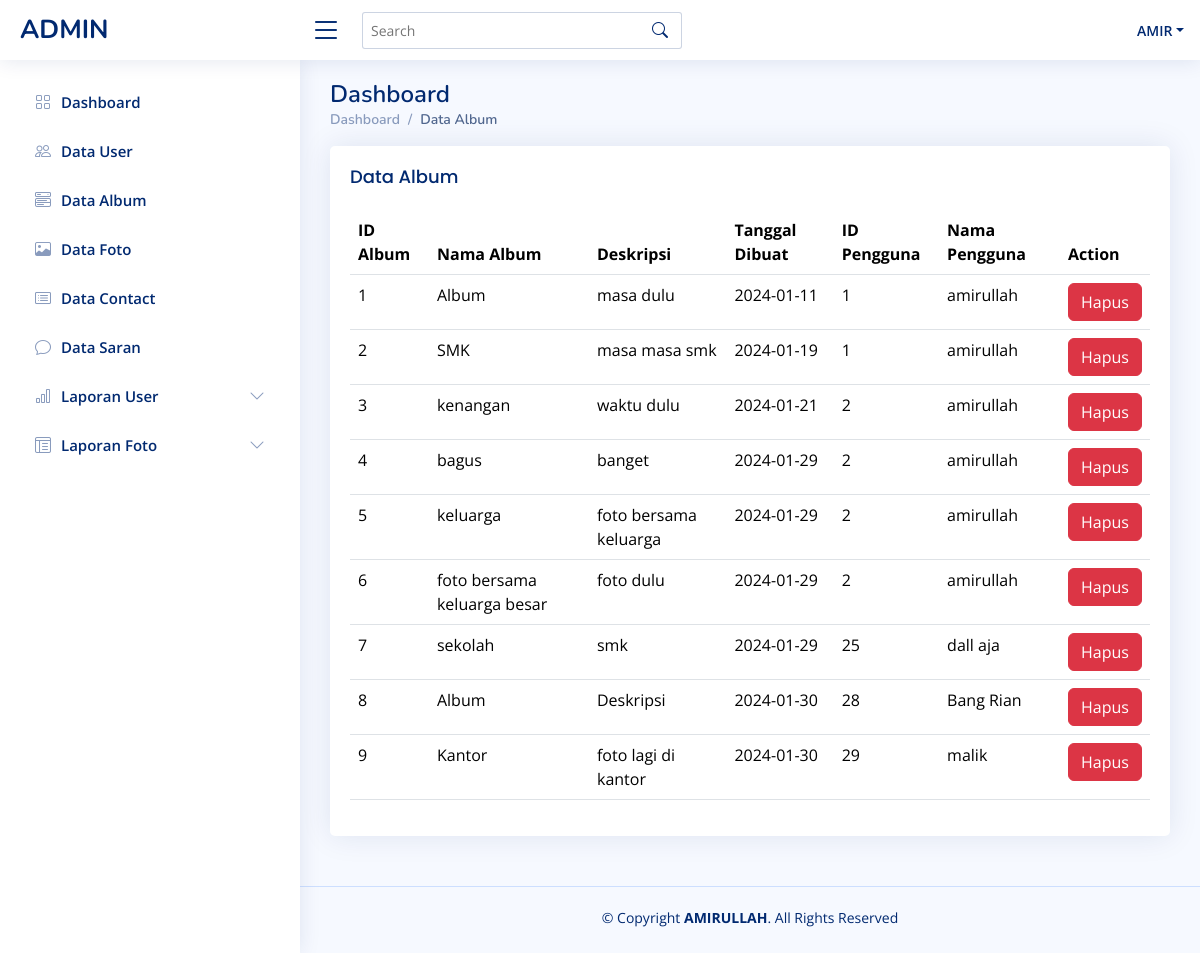
The page /admin/data_album.php (signed in) on the database its author committed.
### tables this page shows
CREATE TABLE `album` (
  `albumid` int(11) NOT NULL,
  `namaalbum` varchar(255) NOT NULL,
  `deskripsi` text NOT NULL,
  `tanggaldibuat` date NOT NULL,
  `userid` int(11) NOT NULL
);

CREATE TABLE `user` (
  `userid` int(11) NOT NULL,
  `username` varchar(255) NOT NULL,
  `password` varchar(255) NOT NULL,
  `email` varchar(255) NOT NULL,
  `namalengkap` varchar(225) NOT NULL,
  `alamat` text NOT NULL,
  `tanggal_tambah` date NOT NULL
);

### admin/data_album.php (the view, shortened to what this page needs)
<?php
include 'koneksi.php';
$sqlAlbum = "SELECT album.*, user.userid, user.namalengkap FROM album JOIN user ON album.userid = user.userid";
$resultAlbum = $conn->query($sqlAlbum);
$albums = [];
while ($rowAlbum = $resultAlbum->fetch_assoc()) {
    $albums[] = $rowAlbum;
}
?>
<?php include 'navbar.php'; ?>
<main id="main" class="main">
    <div class="pagetitle">
          <h1>Dashboard</h1>
          <nav>
            <ol class="breadcrumb">
              <li class="breadcrumb-item"><a href="index.html">Dashboard</a></li>
              <li class="breadcrumb-item active">Data Album</li>
            </ol>
          </nav>
        </div>
    <section class="section">
        <div class="row">
            <div class="col-lg-12">
                <div class="card">
                    <div class="card-body">
                        <h5 class="card-title">Data Album</h5>
                        <div class="table-responsive">
                            <table class="table datatable table-responsive">
                                <thead>
                                    <tr>
                                        <th>ID Album</th>
                                        <th>Nama Album</th>
                                        <th>Deskripsi</th>
                                        <th>Tanggal Dibuat</th>
                                        <th>ID Pengguna</th>
                                        <th>Nama Pengguna</th>
                                        <th>Action</th>
                                    </tr>
                                </thead>
                                <tbody>
                                    <?php
                                    $i = 1;
                                    foreach ($albums as $album) {
                                        echo "<tr>";
                                        echo "<td>" . $i . "</td>";
                                        echo "<td>" . $album['namaalbum'] . "</td>";
                                        echo "<td>" . $album['deskripsi'] . "</td>";
                                        echo "<td>" . $album['tanggaldibuat'] . "</td>";
                                        echo "<td>" . $album['userid'] . "</td>";
                                        echo "<td>" . $album['namalengkap'] . "</td>";
                                        echo "<td>
                                        <a class='btn btn-danger' href='hapus_album.php?albumid=" . $album['albumid'] . "'>Hapus</a>
                                    </td>";
                                        echo "</tr>";
                                        $i++;
                                    }
                                    ?>
                                </tbody>
                            </table>
                        </div>
                    </div>
                </div>
            </div>
        </div>
    </section>
</main>
<footer id="footer" class="footer">
    <div class="copyright">
      &copy; Copyright <strong><span>AMIRULLAH</span></strong>. All Rights Reserved
    </div>
    <div class="credits">
    </div>
  </footer>

### admin/assets/css/style.css (style rules this page uses)
:root { scroll-behavior: smooth; }
body { font-family: "Open Sans", sans-serif; background: #f6f9ff; color: #444444; }
a { color: #4154f1; text-decoration: none; }
h1, h2, h3, h4, h5, h6 { font-family: "Nunito", sans-serif; }
#main { margin-top: 60px; padding: 20px 30px; transition: all 0.3s; }
.pagetitle { margin-bottom: 10px; }
.pagetitle h1 { font-size: 24px; margin-bottom: 0; font-weight: 600; color: #012970; }
.card { margin-bottom: 30px; border: none; border-radius: 5px; box-shadow: 0px 0 30px rgba(1, 41, 112, 0.1); }
.card-title { padding: 20px 0 15px 0; font-size: 18px; font-weight: 500; color: #012970; font-family: "Poppins", sans-serif; }
.card-body { padding: 0 20px 20px 20px; }
.breadcrumb { font-size: 14px; font-family: "Nunito", sans-serif; color: #899bbd; font-weight: 600; }
.breadcrumb a { color: #899bbd; transition: 0.3s; }
.breadcrumb .breadcrumb-item::before { color: #899bbd; }
.breadcrumb .active { color: #51678f; font-weight: 600; }
@media (min-width: 1200px) { #main, #footer { margin-left: 300px; } }
.footer { padding: 20px 0; font-size: 14px; transition: all 0.3s; border-top: 1px solid #cddfff; }
.footer .copyright { text-align: center; color: #012970; }
.footer .credits { padding-top: 5px; text-align: center; font-size: 13px; color: #012970; }

### rows shown on the page
album: namaalbum "Album", deskripsi "masa dulu", tanggaldibuat "2024-01-11", userid.userid "1", userid.namalengkap "amirullah"
album: namaalbum "SMK", deskripsi "masa masa smk", tanggaldibuat "2024-01-19", userid.userid "1", userid.namalengkap "amirullah"
album: namaalbum "kenangan", deskripsi "waktu dulu", tanggaldibuat "2024-01-21", userid.userid "2", userid.namalengkap "amirullah"
album: namaalbum "bagus", deskripsi "banget", tanggaldibuat "2024-01-29", userid.userid "2", userid.namalengkap "amirullah"
album: namaalbum "keluarga", deskripsi "foto bersama keluarga", tanggaldibuat "2024-01-29", userid.userid "2", userid.namalengkap "amirullah"
album: namaalbum "foto bersama keluarga besar", deskripsi "foto dulu", tanggaldibuat "2024-01-29", userid.userid "2", userid.namalengkap "amirullah"
album: namaalbum "sekolah", deskripsi "smk", tanggaldibuat "2024-01-29", userid.userid "25", userid.namalengkap "dall aja"
album: namaalbum "Album", deskripsi "Deskripsi", tanggaldibuat "2024-01-30", userid.userid "28", userid.namalengkap "Bang Rian"
album: namaalbum "Kantor", deskripsi "foto lagi di kantor", tanggaldibuat "2024-01-30", userid.userid "29", userid.namalengkap "malik"

### other values the page prints
$_SESSION['admin_namalengkap'] "AMIR"
